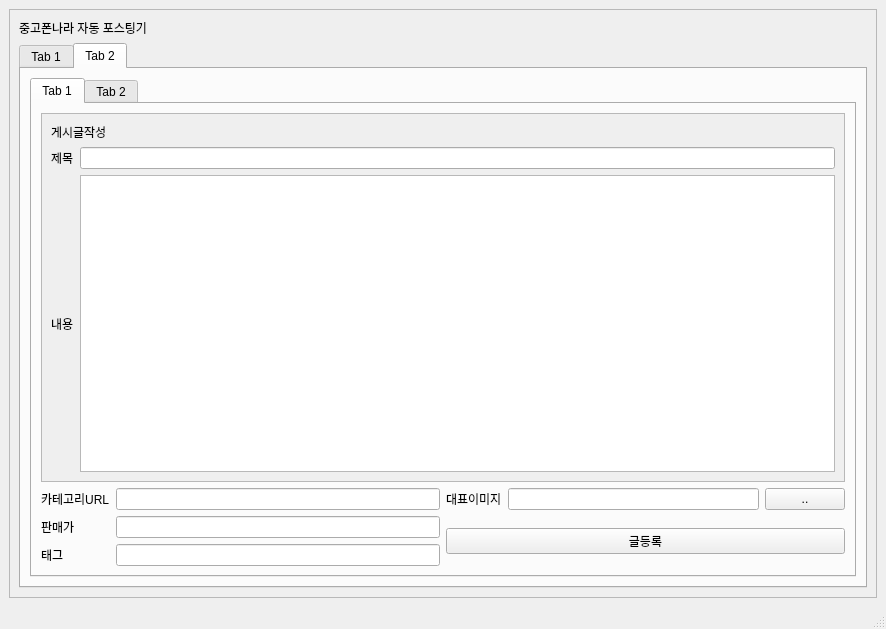
<?xml version="1.0" encoding="UTF-8"?>
<ui version="4.0">
 <class>MainWindow</class>
 <widget class="QMainWindow" name="MainWindow">
  <property name="geometry">
   <rect>
    <x>0</x>
    <y>0</y>
    <width>886</width>
    <height>629</height>
   </rect>
  </property>
  <property name="windowTitle">
   <string>MainWindow</string>
  </property>
  <widget class="QWidget" name="centralwidget">
   <layout class="QGridLayout" name="gridLayout_4">
    <item row="0" column="0">
     <widget class="QScrollArea" name="scrollArea">
      <property name="widgetResizable">
       <bool>true</bool>
      </property>
      <widget class="QWidget" name="scrollAreaWidgetContents">
       <property name="geometry">
        <rect>
         <x>0</x>
         <y>0</y>
         <width>862</width>
         <height>554</height>
        </rect>
       </property>
       <layout class="QGridLayout" name="gridLayout_8">
        <item row="1" column="0">
         <widget class="QTabWidget" name="tabWidget">
          <property name="currentIndex">
           <number>1</number>
          </property>
          <widget class="QWidget" name="tab">
           <attribute name="title">
            <string>Tab 1</string>
           </attribute>
           <layout class="QGridLayout" name="gridLayout_9">
            <item row="0" column="3">
             <layout class="QVBoxLayout" name="verticalLayout"/>
            </item>
            <item row="0" column="0">
             <layout class="QGridLayout" name="gridLayout_7">
              <item row="3" column="0">
               <widget class="QCheckBox" name="checkBox_4">
                <property name="text">
                 <string>우클릭허용</string>
                </property>
               </widget>
              </item>
              <item row="0" column="0">
               <widget class="QCheckBox" name="checkBox">
                <property name="text">
                 <string>댓글허용</string>
                </property>
               </widget>
              </item>
              <item row="1" column="0">
               <widget class="QCheckBox" name="checkBox_2">
                <property name="text">
                 <string>전체알람</string>
                </property>
               </widget>
              </item>
              <item row="2" column="0">
               <widget class="QCheckBox" name="checkBox_3">
                <property name="text">
                 <string>검색됨</string>
                </property>
               </widget>
              </item>
              <item row="0" column="1">
               <widget class="QCheckBox" name="checkBox_5">
                <property name="text">
                 <string>연락처 노출 동의</string>
                </property>
               </widget>
              </item>
              <item row="1" column="1">
               <widget class="QCheckBox" name="checkBox_6">
                <property name="text">
                 <string>일회용 번호 사용</string>
                </property>
               </widget>
              </item>
              <item row="2" column="1">
               <widget class="QCheckBox" name="checkBox_7">
                <property name="text">
                 <string>네이버 페이</string>
                </property>
               </widget>
              </item>
             </layout>
            </item>
            <item row="0" column="2">
             <layout class="QVBoxLayout" name="verticalLayout_2">
              <item>
               <widget class="QPushButton" name="pushButton_3">
                <property name="text">
                 <string>작업시작</string>
                </property>
               </widget>
              </item>
              <item>
               <widget class="QPushButton" name="pushButton_9">
                <property name="text">
                 <string>작업종료</string>
                </property>
               </widget>
              </item>
             </layout>
            </item>
            <item row="2" column="0" rowspan="2" colspan="2">
             <widget class="QTextBrowser" name="textBrowser"/>
            </item>
            <item row="0" column="1">
             <layout class="QGridLayout" name="gridLayout_3">
              <item row="0" column="1">
               <widget class="QLineEdit" name="lineEdit_2"/>
              </item>
              <item row="1" column="1">
               <widget class="QLineEdit" name="lineEdit_5"/>
              </item>
              <item row="2" column="1">
               <widget class="QCheckBox" name="checkBox_9">
                <property name="text">
                 <string>반복작업</string>
                </property>
               </widget>
              </item>
              <item row="0" column="0">
               <widget class="QLabel" name="label_3">
                <property name="text">
                 <string>게시글간대기시간</string>
                </property>
               </widget>
              </item>
              <item row="0" column="2">
               <widget class="QLabel" name="label_10">
                <property name="text">
                 <string>초</string>
                </property>
               </widget>
              </item>
              <item row="1" column="0">
               <widget class="QLabel" name="label_2">
                <property name="text">
                 <string>전체대기시간:</string>
                </property>
               </widget>
              </item>
              <item row="2" column="0">
               <widget class="QCheckBox" name="checkBox_8">
                <property name="text">
                 <string>게시글 시간설정</string>
                </property>
               </widget>
              </item>
              <item row="1" column="2">
               <widget class="QLabel" name="label_11">
                <property name="text">
                 <string>초</string>
                </property>
               </widget>
              </item>
             </layout>
            </item>
           </layout>
          </widget>
          <widget class="QWidget" name="tab_2">
           <attribute name="title">
            <string>Tab 2</string>
           </attribute>
           <layout class="QGridLayout" name="gridLayout_12">
            <item row="0" column="0">
             <widget class="QTabWidget" name="tabWidget_2">
              <property name="currentIndex">
               <number>0</number>
              </property>
              <widget class="QWidget" name="tab_3">
               <attribute name="title">
                <string>Tab 1</string>
               </attribute>
               <layout class="QGridLayout" name="gridLayout_11">
                <item row="1" column="1">
                 <layout class="QGridLayout" name="gridLayout_2">
                  <item row="0" column="0">
                   <widget class="QLabel" name="label_13">
                    <property name="text">
                     <string>대표이미지</string>
                    </property>
                   </widget>
                  </item>
                  <item row="0" column="1">
                   <widget class="QLineEdit" name="lineEdit_4"/>
                  </item>
                  <item row="0" column="2">
                   <widget class="QPushButton" name="pushButton">
                    <property name="text">
                     <string>..</string>
                    </property>
                   </widget>
                  </item>
                 </layout>
                </item>
                <item row="1" column="0" rowspan="3">
                 <layout class="QGridLayout" name="gridLayout">
                  <item row="0" column="0">
                   <widget class="QLabel" name="label_8">
                    <property name="text">
                     <string>카테고리URL</string>
                    </property>
                   </widget>
                  </item>
                  <item row="2" column="0">
                   <widget class="QLabel" name="label_9">
                    <property name="text">
                     <string>태그</string>
                    </property>
                   </widget>
                  </item>
                  <item row="2" column="2">
                   <widget class="QLineEdit" name="lineEdit_7"/>
                  </item>
                  <item row="1" column="2">
                   <widget class="QLineEdit" name="lineEdit_6"/>
                  </item>
                  <item row="0" column="2">
                   <widget class="QLineEdit" name="lineEdit_3"/>
                  </item>
                  <item row="1" column="0">
                   <widget class="QLabel" name="label_12">
                    <property name="text">
                     <string>판매가</string>
                    </property>
                   </widget>
                  </item>
                 </layout>
                </item>
                <item row="0" column="0" colspan="2">
                 <layout class="QVBoxLayout" name="verticalLayout_4">
                  <item>
                   <widget class="QScrollArea" name="scrollArea_2">
                    <property name="widgetResizable">
                     <bool>true</bool>
                    </property>
                    <widget class="QWidget" name="scrollAreaWidgetContents_2">
                     <property name="geometry">
                      <rect>
                       <x>0</x>
                       <y>0</y>
                       <width>780</width>
                       <height>332</height>
                      </rect>
                     </property>
                     <layout class="QGridLayout" name="gridLayout_10">
                      <item row="1" column="1">
                       <widget class="QLineEdit" name="lineEdit"/>
                      </item>
                      <item row="1" column="0">
                       <widget class="QLabel" name="label_5">
                        <property name="text">
                         <string>제목</string>
                        </property>
                       </widget>
                      </item>
                      <item row="2" column="0">
                       <widget class="QLabel" name="label_6">
                        <property name="text">
                         <string>내용</string>
                        </property>
                       </widget>
                      </item>
                      <item row="0" column="0" colspan="2">
                       <widget class="QLabel" name="label_4">
                        <property name="text">
                         <string>게시글작성</string>
                        </property>
                       </widget>
                      </item>
                      <item row="2" column="1">
                       <widget class="QTextEdit" name="textEdit"/>
                      </item>
                     </layout>
                    </widget>
                   </widget>
                  </item>
                 </layout>
                </item>
                <item row="2" column="1" rowspan="2">
                 <widget class="QPushButton" name="pushButton_2">
                  <property name="text">
                   <string>글등록</string>
                  </property>
                 </widget>
                </item>
               </layout>
              </widget>
              <widget class="QWidget" name="tab_4">
               <attribute name="title">
                <string>Tab 2</string>
               </attribute>
               <layout class="QGridLayout" name="gridLayout_13">
                <item row="0" column="1">
                 <widget class="QLabel" name="label_7">
                  <property name="text">
                   <string/>
                  </property>
                 </widget>
                </item>
                <item row="1" column="2">
                 <layout class="QGridLayout" name="gridLayout_5">
                  <item row="0" column="0">
                   <widget class="QPushButton" name="pushButton_4">
                    <property name="text">
                     <string>수정</string>
                    </property>
                   </widget>
                  </item>
                  <item row="0" column="2">
                   <widget class="QPushButton" name="pushButton_6">
                    <property name="text">
                     <string>삭제</string>
                    </property>
                   </widget>
                  </item>
                  <item row="0" column="1">
                   <widget class="QPushButton" name="pushButton_7">
                    <property name="text">
                     <string>전체삭제</string>
                    </property>
                   </widget>
                  </item>
                 </layout>
                </item>
                <item row="0" column="2">
                 <layout class="QVBoxLayout" name="verticalLayout_3">
                  <item>
                   <widget class="QTableWidget" name="tableWidget">
                    <column>
                     <property name="text">
                      <string>시간</string>
                     </property>
                    </column>
                    <column>
                     <property name="text">
                      <string>새 행</string>
                     </property>
                    </column>
                    <column>
                     <property name="text">
                      <string>제목</string>
                     </property>
                    </column>
                    <column>
                     <property name="text">
                      <string>가격</string>
                     </property>
                    </column>
                    <column>
                     <property name="text">
                      <string>대표이미지</string>
                     </property>
                    </column>
                    <column>
                     <property name="text">
                      <string>카테고리</string>
                     </property>
                    </column>
                    <column>
                     <property name="text">
                      <string>태그</string>
                     </property>
                    </column>
                    <column>
                     <property name="text">
                      <string>카페</string>
                     </property>
                    </column>
                   </widget>
                  </item>
                 </layout>
                </item>
               </layout>
              </widget>
             </widget>
            </item>
           </layout>
          </widget>
         </widget>
        </item>
        <item row="0" column="0">
         <widget class="QLabel" name="label">
          <property name="text">
           <string>중고폰나라 자동 포스팅기</string>
          </property>
         </widget>
        </item>
       </layout>
      </widget>
     </widget>
    </item>
   </layout>
  </widget>
  <widget class="QMenuBar" name="menubar">
   <property name="geometry">
    <rect>
     <x>0</x>
     <y>0</y>
     <width>886</width>
     <height>26</height>
    </rect>
   </property>
  </widget>
  <widget class="QStatusBar" name="statusbar"/>
 </widget>
 <resources/>
 <connections/>
</ui>
